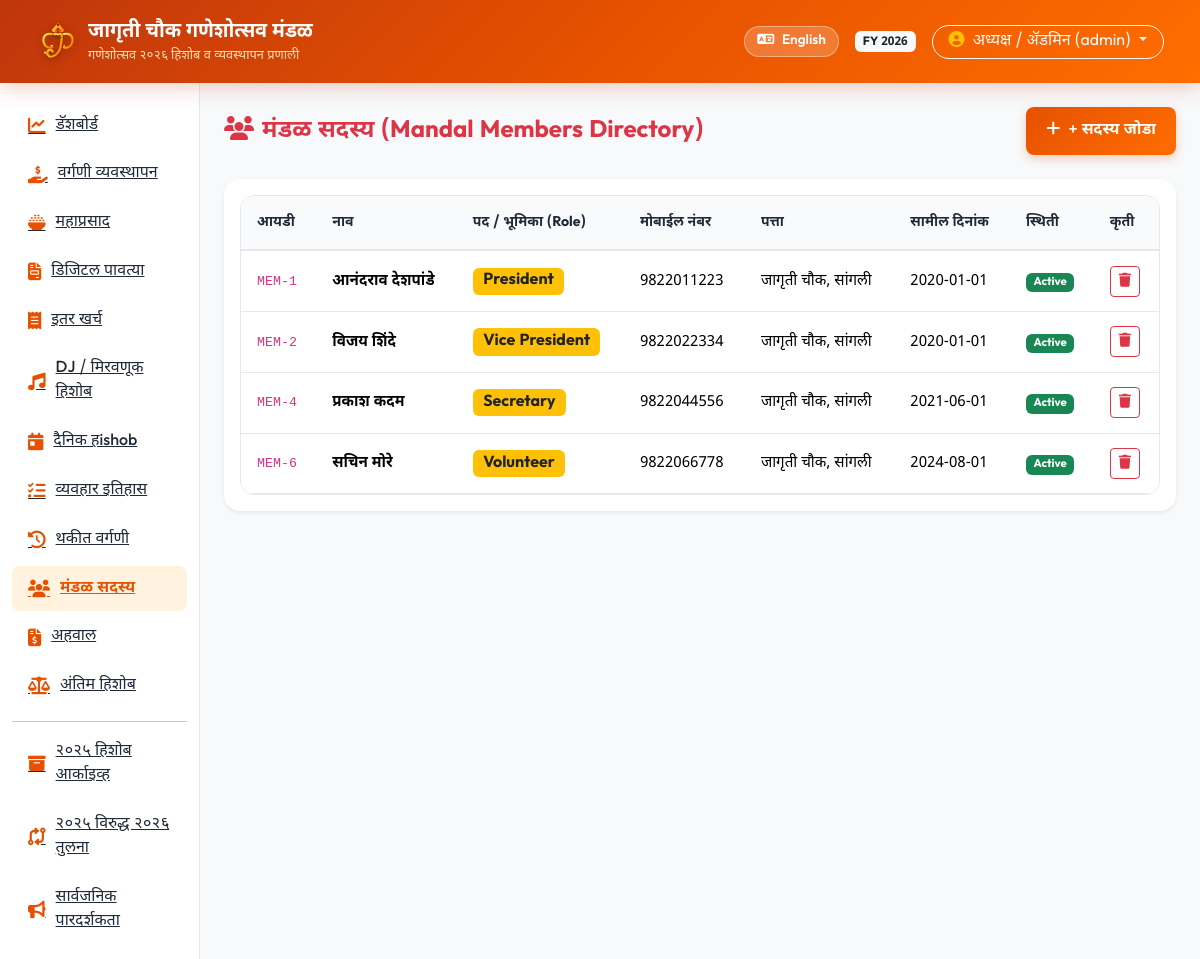
/members (signed in), run on the app's committed database.
### tables this page shows
CREATE TABLE settings (
    key TEXT PRIMARY KEY,
    value TEXT NOT NULL,
    description TEXT
);

CREATE TABLE members (
    id INTEGER PRIMARY KEY AUTOINCREMENT,
    name TEXT NOT NULL,
    mobile TEXT,
    role TEXT NOT NULL, -- President, Vice President, Treasurer, Secretary, Member, Volunteer
    address TEXT,
    join_date DATE,
    status TEXT NOT NULL DEFAULT 'active',
    created_at TIMESTAMP DEFAULT CURRENT_TIMESTAMP
);

### routes/members.py (the view)
@members_bp.route('/members')
@login_required
def index():
    members = query_db("SELECT * FROM members WHERE role NOT IN ('Treasurer', 'Member') ORDER BY id ASC")
    return render_template('members.html', members=members, roles=MANDAL_ROLES)

### database.py (called while the page is built)
def is_mysql_configured():
    if Config.DATABASE_URL:
        db_url = Config.DATABASE_URL.lower()
        if db_url.startswith('mysql') or 'mysql' in db_url:
            return True
    if Config.DB_HOST and Config.DB_NAME and Config.DB_USER:
        return True
    return False

def get_db_connection():
    if is_mysql_configured():
        if not HAS_PYMYSQL:
            raise ImportError("PyMySQL is not installed. Please add pymysql or cryptography to your requirements.")
        params = parse_mysql_params()
        conn = pymysql.connect(
            host=params['host'],
            port=params['port'],
            user=params['user'],
            password=params['password'],
            database=params['database'],
            charset=params['charset'],
            cursorclass=pymysql.cursors.DictCursor,
            autocommit=True
        )
        return conn
    else:
        conn = sqlite3.connect(Config.DATABASE_PATH)
        conn.row_factory = sqlite3.Row
        return conn

def query_db(query, args=(), one=False):
    conn = get_db_connection()
    cur = conn.cursor()
    use_mysql = is_mysql_configured()
    if use_mysql:
        exec_query = convert_query_to_mysql(query)
        cur.execute(exec_query, args)
        rv = cur.fetchall()
        conn.close()
        if one:
            return rv[0] if rv else None
        return list(rv)
    else:
        cur.execute(query, args)
        rv = cur.fetchall()
        conn.close()
        if one:
            return dict(rv[0]) if rv else None
        return [dict(row) for row in rv]

def get_active_financial_year():
    try:
        configured = query_db("SELECT value FROM settings WHERE key='active_year'", one=True)
        if configured and configured.get('value'):
            year = str(configured['value']).strip()
            if query_db("SELECT id FROM financial_years WHERE year_label=? AND is_archived=0", (year,), one=True):
                return year
        current = query_db(
            "SELECT year_label FROM financial_years WHERE is_archived=0 "
            "ORDER BY year_label DESC, id DESC", one=True)
        if current:
            return str(current['year_label'])
    except Exception:
        pass
    return str(date.today().year)

### utils/translations.py (called while the page is built)
def get_translation(key, lang='mr'):
    lang = lang if lang in TRANSLATIONS else 'mr'
    return TRANSLATIONS[lang].get(key, TRANSLATIONS['en'].get(key, key))

### templates/members.html (shortened to what this page needs)
{% extends 'base.html' %}
{% block content %}
<div class="d-flex justify-content-between align-items-center mb-4">
    <h4 class="fw-bold m-0 text-danger"><i class="fa-solid fa-users me-2"></i>{{ t('members') }} (Mandal Members Directory)</h4>
    {% if session.get('user_role') == 'admin' %}
    <button class="btn btn-quick-action" data-bs-toggle="modal" data-bs-target="#addMemberModal">
        <i class="fa-solid fa-plus me-1"></i> {{ t('add_member') }}
    </button>
    {% endif %}
</div>
<div class="card border-0 shadow-sm rounded-4 p-3">
    <div class="table-responsive">
        <table class="table table-mandal mb-0">
            <thead>
                <tr>
                    <th>आयडी</th>
                    <th>नाव</th>
                    <th>पद / भूमिका (Role)</th>
                    <th>मोबाईल नंबर</th>
                    <th>पत्ता</th>
                    <th>सामील दिनांक</th>
                    <th>स्थिती</th>
                    {% if session.get('user_role') == 'admin' %}<th>कृती</th>{% endif %}
                </tr>
            </thead>
            <tbody>
                {% for m in members %}
                <tr>
                    <td><code>MEM-{{ m.id }}</code></td>
                    <td class="fw-bold">{{ m.name }}</td>
                    <td><span class="badge bg-warning text-dark fs-6">{{ m.role }}</span></td>
                    <td>{{ m.mobile or '-' }}</td>
                    <td>{{ m.address or '-' }}</td>
                    <td>{{ m.join_date or '-' }}</td>
                    <td><span class="badge bg-success">Active</span></td>
                    {% if session.get('user_role') == 'admin' %}
                    <td>
                        <form action="{{ url_for('members.delete', id=m.id) }}" method="POST" onsubmit="return confirm('खात्री आहे? सदस्य हटवला जाईल.');">
                            <button type="submit" class="btn btn-sm btn-outline-danger"><i class="fa-solid fa-trash"></i></button>
                        </form>
                    </td>
                    {% endif %}
                </tr>
                {% else %}
                <tr><td colspan="8" class="text-center text-muted py-3">कोणताही सदस्य उपलब्ध नाही.</td></tr>
                {% endfor %}
            </tbody>
        </table>
    </div>
</div>
{% endblock %}

### templates/base.html (shortened to what this page needs)
<!DOCTYPE html>
<html lang="{{ lang }}">
<head>
    <link href="https://cdn.jsdelivr.net/npm/bootstrap@5.3.3/dist/css/bootstrap.min.css" rel="stylesheet">
    <link rel="stylesheet" href="https://cdnjs.cloudflare.com/ajax/libs/font-awesome/6.5.2/css/all.min.css">
    <link rel="stylesheet" href="{{ url_for('static', filename='css/custom.css') }}">
</head>
<body>
    <nav class="navbar navbar-expand-lg navbar-dark navbar-mandal sticky-top">
        <div class="container-fluid">
            <a class="navbar-brand d-flex align-items-center gap-2" href="{{ url_for('dashboard.index') }}">
                <img src="{{ url_for('static', filename='images/ganeshji_logo.svg') }}" alt="श्री गणेश" style="width: 44px; height: 44px; filter: drop-shadow(0 2px 4px rgba(0,0,0,0.3));">
                <div>
                    <div class="navbar-brand-title">{{ mandal_name }}</div>
                    <div class="navbar-brand-sub">{{ festival_title }}</div>
                </div>
            </a>
            <div class="d-flex align-items-center gap-3 ms-auto">
                {% if lang == 'mr' %}
                <a href="{{ url_for('auth.set_language', lang_code='en') }}" class="btn lang-switch-btn" title="Switch to English">
                    <i class="fa-solid fa-language me-1"></i> English
                </a>
                {% else %}
                <a href="{{ url_for('auth.set_language', lang_code='mr') }}" class="btn lang-switch-btn" title="मराठीमध्ये बदला">
                    <i class="fa-solid fa-language me-1"></i> मराठी
                </a>
                {% endif %}
                {% if session.get('user_id') %}
                <span class="badge bg-light text-dark">FY {{ active_financial_year }}</span>
                <div class="dropdown">
                    <button class="btn btn-outline-light dropdown-toggle rounded-pill px-3 py-1 font-weight-bold" type="button" data-bs-toggle="dropdown">
                        <i class="fa-solid fa-circle-user me-1 text-warning"></i> {{ current_user_name }} ({{ current_user_role }})
                    </button>
                </div>
                {% endif %}
            </div>
        </div>
    </nav>
    <div class="container-fluid">
        <div class="row">
            {% if session.get('user_id') %}
            <div class="col-lg-2 sidebar">
                <div class="nav flex-column">
                    <a class="nav-link-mandal {% if request.endpoint == 'dashboard.index' %}active{% endif %}" href="{{ url_for('dashboard.index') }}">
                        <i class="fa-solid fa-chart-line"></i> {{ t('dashboard') }}
                    </a>
                    <a class="nav-link-mandal {% if 'vargani' in request.endpoint %}active{% endif %}" href="{{ url_for('vargani.index') }}">
                        <i class="fa-solid fa-hand-holding-dollar"></i> {{ t('vargani_mgmt') }}
                    </a>
                    <a class="nav-link-mandal {% if 'mahaprasad' in request.endpoint %}active{% endif %}" href="{{ url_for('mahaprasad.index') }}">
                        <i class="fa-solid fa-bowl-rice"></i> {{ t('mahaprasad') }}
                    </a>
                    <a class="nav-link-mandal {% if 'receipts' in request.endpoint %}active{% endif %}" href="{{ url_for('receipts.index') }}">
                        <i class="fa-solid fa-file-invoice"></i> {{ t('receipts') }}
                    </a>
                    <a class="nav-link-mandal {% if 'expenses' in request.endpoint %}active{% endif %}" href="{{ url_for('expenses.index') }}">
                        <i class="fa-solid fa-receipt"></i> {{ t('other_expenses') }}
                    </a>
                    <a class="nav-link-mandal {% if 'dj_procession' in request.endpoint %}active{% endif %}" href="{{ url_for('dj_procession.index') }}">
                        <i class="fa-solid fa-music"></i> {{ t('dj_hishob') }}
                    </a>
                    <a class="nav-link-mandal {% if 'daily' in request.endpoint %}active{% endif %}" href="{{ url_for('daily_accounts.index') }}">
                        <i class="fa-solid fa-calendar-day"></i> {{ t('daily_hishob') }}
                    </a>
                    <a class="nav-link-mandal {% if 'transactions' in request.endpoint %}active{% endif %}" href="{{ url_for('transactions.index') }}">
                        <i class="fa-solid fa-list-check"></i> {{ t('transactions') }}
                    </a>
                    <a class="nav-link-mandal {% if 'pending' in request.endpoint %}active{% endif %}" href="{{ url_for('pending.index') }}">
                        <i class="fa-solid fa-clock-rotate-left"></i> {{ t('pending_vargani') }}
                    </a>
                    <a class="nav-link-mandal {% if 'members' in request.endpoint %}active{% endif %}" href="{{ url_for('members.index') }}">
                        <i class="fa-solid fa-users"></i> {{ t('members') }}
                    </a>
                    <a class="nav-link-mandal {% if 'reports' in request.endpoint %}active{% endif %}" href="{{ url_for('reports.index') }}">
                        <i class="fa-solid fa-file-invoice-dollar"></i> {{ t('reports') }}
                    </a>
                    <a class="nav-link-mandal {% if request.endpoint == 'reports.hishob_final' %}active{% endif %}" href="{{ url_for('reports.hishob_final') }}">
                        <i class="fa-solid fa-scale-balanced"></i> {{ t('final_hishob') }}
                    </a>
                    <hr class="my-2">
                    <a class="nav-link-mandal {% if 'archive_2025.index' in request.endpoint %}active{% endif %}" href="{{ url_for('archive_2025.index') }}">
                        <i class="fa-solid fa-box-archive"></i> {{ t('archive_2025') }}
                    </a>
                    <a class="nav-link-mandal {% if 'archive_2025.comparison' in request.endpoint %}active{% endif %}" href="{{ url_for('archive_2025.comparison') }}">
                        <i class="fa-solid fa-code-compare"></i> {{ t('comparison_2025_2026') }}
                    </a>
                    <a class="nav-link-mandal" href="{{ url_for('public.index') }}" target="_blank">
                        <i class="fa-solid fa-bullhorn"></i> {{ t('public_transparency') }}
                    </a>
                </div>
            </div>
            <div class="col-lg-10 p-4 main-content">
            {% else %}
            <div class="col-12 p-4">
            {% endif %}
                {% block content %}{% endblock %}
            </div>
        </div>
    </div>
</body>
</html>

### static/css/custom.css (style rules this page uses)
:root { --primary-saffron: #E65100; --primary-orange: #FF6D00; --secondary-gold: #FFB300; --gold-light: #FFF8E1; --accent-red: #D50000; --bg-light: #F8F9FA; --card-bg: #FFFFFF; --text-dark: #1F2937; --text-muted: #6B7280; --border-color: #E5E7EB; --shadow-sm: 0 1px 3px rgba(0,0,0,0.08); --shadow-md: 0 4px 12px rgba(0,0,0,0.08); --shadow-lg: 0 10px 25px rgba(230,81,0,0.12); --radius-sm: 8px; --radius-md: 14px; --radius-lg: 20px; }
body { font-family: 'Noto Sans Devanagari', 'Outfit', sans-serif; background-color: var(--bg-light); color: var(--text-dark); margin: 0; padding: 0; min-height: 100vh; }
.navbar-mandal { background: linear-gradient(135deg, #BF360C 0%, #E65100 50%, #FF6D00 100%); box-shadow: 0 4px 20px rgba(191, 54, 12, 0.25); padding: 0.75rem 1.5rem; }
.navbar-brand-title { color: #FFFFFF !important; font-weight: 700; font-size: 1.25rem; letter-spacing: -0.2px; }
.navbar-brand-sub { color: #FFE0B2; font-size: 0.8rem; font-weight: 400; }
.lang-switch-btn { background: rgba(255, 255, 255, 0.2); border: 1px solid rgba(255, 255, 255, 0.4); color: #FFFFFF; border-radius: 20px; padding: 4px 12px; font-size: 0.85rem; font-weight: 600; transition: all 0.2s ease; }
.sidebar { background-color: #FFFFFF; border-right: 1px solid var(--border-color); min-height: calc(100vh - 64px); padding: 1.25rem 0.75rem; }
.nav-link-mandal { color: var(--text-dark); font-weight: 500; padding: 0.65rem 1rem; border-radius: var(--radius-sm); margin-bottom: 4px; display: flex; align-items: center; gap: 10px; transition: all 0.2s ease; }
.nav-link-mandal:hover, .nav-link-mandal.active { background-color: #FFF3E0; color: var(--primary-saffron); font-weight: 700; }
.nav-link-mandal i { font-size: 1.1rem; color: var(--primary-saffron); }
.btn-quick-action { background: linear-gradient(135deg, #E65100, #FF6D00); color: #FFFFFF; font-weight: 600; border: none; border-radius: var(--radius-sm); padding: 0.75rem 1.25rem; box-shadow: 0 4px 10px rgba(230,81,0,0.25); transition: all 0.2s ease; }
.table-mandal { width: 100%; border-collapse: separate; border-spacing: 0; background: #FFFFFF; border-radius: var(--radius-md); overflow: hidden; border: 1px solid var(--border-color); }
.table-mandal th { background-color: #F9FAFB; color: var(--text-dark); font-weight: 700; padding: 1rem; font-size: 0.88rem; border-bottom: 2px solid var(--border-color); }
.table-mandal td { padding: 0.9rem 1rem; border-bottom: 1px solid var(--border-color); vertical-align: middle; font-size: 0.95rem; }

### data on the page
settings: value "2026"
members: id "1", name "आनंदराव देशपांडे", role "President", mobile "9822011223", address "जागृती चौक, सांगली", join_date "2020-01-01"
members: id "2", name "विजय शिंदे", role "Vice President", mobile "9822022334", address "जागृती चौक, सांगली", join_date "2020-01-01"
members: id "4", name "प्रकाश कदम", role "Secretary", mobile "9822044556", address "जागृती चौक, सांगली", join_date "2021-06-01"
members: id "6", name "सचिन मोरे", role "Volunteer", mobile "9822066778", address "जागृती चौक, सांगली", join_date "2024-08-01"

### other printed values
{{ mandal_name }} "जागृती चौक गणेशोत्सव मंडळ"
{{ festival_title }} "गणेशोत्सव २०२६ हिशोब व व्यवस्थापन प्रणाली"
{{ current_user_name }} "अध्यक्ष / ॲडमिन"
{{ current_user_role }} "admin"
{{ t('dashboard') }} "डॅशबोर्ड"
{{ t('vargani_mgmt') }} "वर्गणी व्यवस्थापन"
{{ t('mahaprasad') }} "महाप्रसाद"
{{ t('receipts') }} "डिजिटल पावत्या"
{{ t('other_expenses') }} "इतर खर्च"
{{ t('dj_hishob') }} "DJ / मिरवणूक हिशोब"
{{ t('daily_hishob') }} "दैनिक हishob"
{{ t('transactions') }} "व्यवहार इतिहास"
{{ t('pending_vargani') }} "थकीत वर्गणी"
{{ t('members') }} "मंडळ सदस्य"
{{ t('reports') }} "अहवाल"
